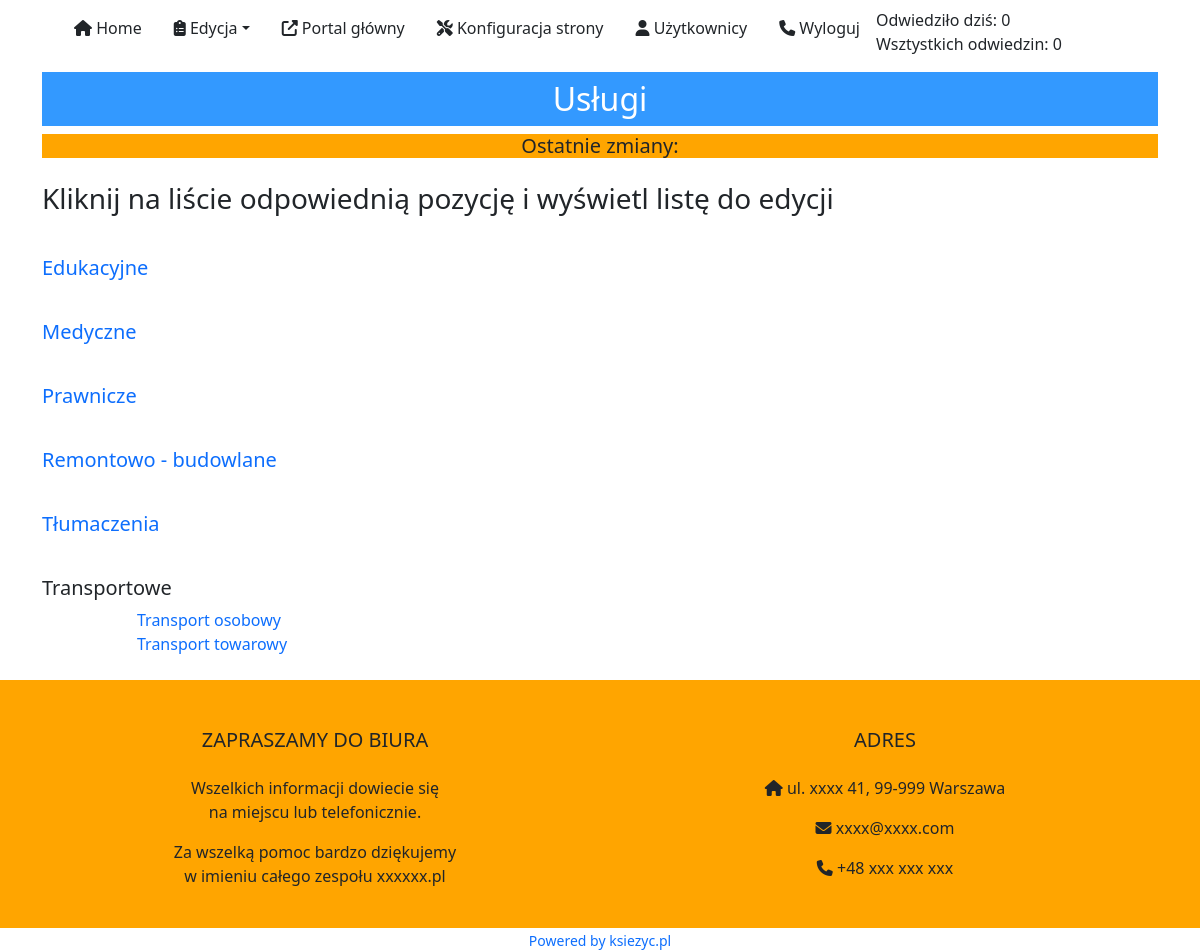
/panel/potrzebne.php?kategorie__glowne_id=2 (signed in), run on the app's committed database.
### tables this page shows
CREATE TABLE `counter` (
  `data` date NOT NULL DEFAULT '0000-00-00',
  `licznik` int(11) NOT NULL DEFAULT 1
);

CREATE TABLE `kategorie__glowne` (
  `id` int(11) NOT NULL,
  `nazwa` varchar(30) NOT NULL,
  `opis` varchar(150) NOT NULL
);

CREATE TABLE `kategorie__podkategorie` (
  `id` int(11) NOT NULL,
  `kategorie__glowne_id` int(11) NOT NULL,
  `nazwa` varchar(100) NOT NULL,
  `opis` varchar(150) NOT NULL,
  `kategorie__podkategorie_3poziom` int(11) NOT NULL DEFAULT 0
);

### panel/potrzebne.php (the view, shortened to what this page needs)
<?php include_once("head.php"); ?>
<?php include_once("nav.php"); ?>
<div class='container'>
	<?php
		$sql_kategorie__glowne = "SELECT * FROM kategorie__glowne WHERE id = ".$_GET['kategorie__glowne_id']."";
		$result_kategorie__glowne = mysqli_query($link, $sql_kategorie__glowne);
		$wiersz_kategorie__glowne = mysqli_fetch_array($result_kategorie__glowne);
			$nazwa_kategorie__glowne = $wiersz_kategorie__glowne['nazwa'];
		$sql_towary_data_aktualizacji = "SELECT MAX(data) FROM towary";
		$result_towary_data_aktualizacji = mysqli_query($link, $sql_towary_data_aktualizacji);
		$wiersz_towary_data_aktualizacji = mysqli_fetch_array($result_towary_data_aktualizacji);
		$data_aktualizacji = $wiersz_towary_data_aktualizacji[0];
	?>
	<div class='row mt-2'>
		<div class='col-sm-12'>
			<center>
				<h2 class='py-2' style='background-color: #3399ff; color: #FFFFFF'><?php echo $nazwa_kategorie__glowne; ?></h2>
			</center>
		</div>
		<div class='col-sm-12'>
		<center>
		  <h5 style='background-color: #ffa500;'>Ostatnie zmiany: <?php echo $data_aktualizacji; ?></h5>
	</div>
	</div>
	<div class='row mt-2'>
		<div class='col-12 mt-2'>
			<h3>Kliknij na liście odpowiednią pozycję i wyświetl listę do edycji</h3>
		</div>
	</div>
	<?php
		$sql_kategorie__podkategorie_poziom_0 = "SELECT * FROM kategorie__podkategorie WHERE kategorie__podkategorie_3poziom = 0 AND kategorie__glowne_id = ".$_GET['kategorie__glowne_id']." ORDER BY nazwa ASC";
		$result_kategorie__podkategorie_poziom_0 = mysqli_query($link, $sql_kategorie__podkategorie_poziom_0);
		while ($wiersz_kategorie__podkategorie_poziom_0 = mysqli_fetch_array($result_kategorie__podkategorie_poziom_0)){
			$id_wiersz_kategorie__podkategorie_poziom_0 = $wiersz_kategorie__podkategorie_poziom_0['id'];
			$podkategoria_poziom_0 = $wiersz_kategorie__podkategorie_poziom_0['nazwa'];
			$sql_kategorie__podkategorie_poziom_1 = "SELECT * FROM kategorie__podkategorie WHERE kategorie__podkategorie_3poziom = ".$id_wiersz_kategorie__podkategorie_poziom_0." ORDER BY nazwa ASC";
			$result_kategorie__podkategorie_poziom_1 = mysqli_query($link, $sql_kategorie__podkategorie_poziom_1);
			$czy_sa_kategorie__podkategorie_poziom_1 = mysqli_num_rows($result_kategorie__podkategorie_poziom_1);
		echo "
		<div class='row mt-4'>
			<div class='col-12 mt-2'>
				";
				if ($czy_sa_kategorie__podkategorie_poziom_1 > 0)
					echo "<h5>".$podkategoria_poziom_0."</h5>";
				else
					echo "<h5><a href='lista.php?id_kategorie__glowne=".$_GET['kategorie__glowne_id']."&id_wiersz_kategorie__podkategorie_poziom_0=".$id_wiersz_kategorie__podkategorie_poziom_0."' class='text-decoration-none'>".$podkategoria_poziom_0."</a></h5>";
			while ($wiersz_kategorie__podkategorie_poziom_1 = mysqli_fetch_array($result_kategorie__podkategorie_poziom_1)){
				$id_wiersz_kategorie__podkategorie_poziom_1 = $wiersz_kategorie__podkategorie_poziom_1['id'];
				$podkategoria_poziom_1 = $wiersz_kategorie__podkategorie_poziom_1['nazwa'];
				echo "
					<div class='row'>
						<div class='col-1'></div>
						<div
						class='col-11'><a href='lista.php?id_kategorie__glowne=".$_GET['kategorie__glowne_id']."&id_wiersz_kategorie__podkategorie_poziom_0=".$id_wiersz_kategorie__podkategorie_poziom_0."&id_wiersz_kategorie__podkategorie_poziom_1=".$id_wiersz_kategorie__podkategorie_poziom_1."' class='text-decoration-none'>".$podkategoria_poziom_1."</a></div>
					</div>";
			}
			echo "
				</div>
			</div>";
		}
	?>
</div>
<?php include_once("footer.php"); ?>
</body>
</html>

### panel/nav.php (shortened to what this page needs)
<?php
include_once("../connect.php");
    function licznik_dzis($link)
    {
        $sql = mysqli_query($link, "SELECT licznik FROM counter ORDER BY data DESC LIMIT 0,1");
        $licznik = mysqli_fetch_row($sql);
	return $licznik[0];
    }
    function licznik_all($link)
    {
        $sql = mysqli_query($link, "SELECT sum(`licznik`) FROM `counter`");
        $data = mysqli_fetch_row($sql);
        return $data[0];
    }
?>
	<nav class='navbar navbar-expand-md bg-white'>
		<div class='container'>
			<div class='collapse navbar-collapse' id='collapsibleNavbar'>
				<ul class='navbar-nav'>
					<li class='nav-item'>
						<a class='nav-link text-dark px-3' href='index.php'><i class='fas fa-home'></i> Home</a>
					</li>
					<li class='nav-item dropdown'>
						<a class='nav-link dropdown-toggle text-dark px-3' href='#' role='button' data-bs-toggle='dropdown'><i class="fas fa-clipboard-list"></i> Edycja</a>
					</li>
					<li class='nav-item'>
						<a class='nav-link text-dark px-3' href='../index.php' target='_new'><i class="fas fa-external-link-alt"></i></i> Portal główny</a>
					</li>
					<li class='nav-item'>
						<a class='nav-link text-dark px-3' href='settings.php' target='new'><i class="fas fa-tools"></i></i> Konfiguracja strony</a>
					</li>
					<li class='nav-item'>
						<a class='nav-link text-dark px-3' href='users.php' target='new'><i class="fas fa-user"></i></i> Użytkownicy</a>
					</li>
					<li class='nav-item'>
						<a class='nav-link text-dark px-3' href='log_logout.php'><i class="fas fa-phone"></i></i> Wyloguj</a>
					</li>
					<li class='nav-item'>
						<div>Odwiedziło dziś: <?php print licznik_dzis($link); ?></div><div> Wsztystkich odwiedzin: <?php print licznik_all($link); ?></div>
					</li>
				</ul>
			</div>
		</div>
	</nav>

### css/main.css (style rules this page uses)
body { background-color: ; }

### data on the page
counter: licznik "0"
kategorie__glowne: nazwa "Usługi"
kategorie__podkategorie: nazwa "Edukacyjne"
kategorie__podkategorie: nazwa "Medyczne"
kategorie__podkategorie: nazwa "Prawnicze"
kategorie__podkategorie: nazwa "Remontowo - budowlane"
kategorie__podkategorie: nazwa "Tłumaczenia"
kategorie__podkategorie: nazwa "Transportowe"
kategorie__podkategorie: nazwa "Transport osobowy"
kategorie__podkategorie: nazwa "Transport towarowy"

### other printed values
licznik_all($link) "0"
$settings['page_name'] "xxxxxx.pl"
$settings['address_footer'] "xxxx 41"
$settings['miasto_footer'] "99-999 Warszawa"
$settings['email_footer'] "xxxx@xxxx.com"
$settings['telefon_footer'] "+48 xxx xxx xxx"
